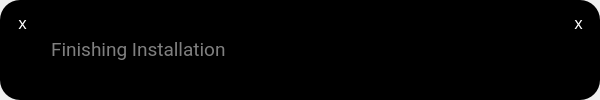
<?xml version="1.0" encoding="UTF-8"?>
<ui version="4.0">
 <class>init</class>
 <widget class="QDialog" name="init">
  <property name="geometry">
   <rect>
    <x>0</x>
    <y>0</y>
    <width>600</width>
    <height>100</height>
   </rect>
  </property>
  <property name="sizePolicy">
   <sizepolicy hsizetype="Fixed" vsizetype="Fixed">
    <horstretch>0</horstretch>
    <verstretch>0</verstretch>
   </sizepolicy>
  </property>
  <property name="minimumSize">
   <size>
    <width>600</width>
    <height>100</height>
   </size>
  </property>
  <property name="maximumSize">
   <size>
    <width>600</width>
    <height>100</height>
   </size>
  </property>
  <property name="cursor">
   <cursorShape>ArrowCursor</cursorShape>
  </property>
  <property name="windowTitle">
   <string>Make Python Starter</string>
  </property>
  <property name="windowIcon">
   <iconset>
    <normaloff>icon.png</normaloff>icon.png</iconset>
  </property>
  <property name="statusTip">
   <string/>
  </property>
  <property name="styleSheet">
   <string notr="true"/>
  </property>
  <widget class="QLabel" name="bg">
   <property name="enabled">
    <bool>true</bool>
   </property>
   <property name="geometry">
    <rect>
     <x>0</x>
     <y>0</y>
     <width>600</width>
     <height>100</height>
    </rect>
   </property>
   <property name="styleSheet">
    <string notr="true">background:rgb(0,0,0);
border:0px solid black;
border-radius: 20%;</string>
   </property>
   <property name="text">
    <string/>
   </property>
   <property name="alignment">
    <set>Qt::AlignCenter</set>
   </property>
  </widget>
  <widget class="QPushButton" name="unix_close">
   <property name="geometry">
    <rect>
     <x>6</x>
     <y>6</y>
     <width>33</width>
     <height>33</height>
    </rect>
   </property>
   <property name="font">
    <font>
     <family>CommercialPi BT</family>
     <pointsize>12</pointsize>
    </font>
   </property>
   <property name="styleSheet">
    <string notr="true">QPushButton{
	color: white;
	background-color: transparent;
	border: 0px solid white;
	border-radius: 15px;
}

QPushButton::hover{
	background-color: #1a1a1a;
}

QPushButton::pressed{
	background-color: #353534;
}</string>
   </property>
   <property name="text">
    <string>x</string>
   </property>
  </widget>
  <widget class="QWidget" name="gridLayoutWidget">
   <property name="geometry">
    <rect>
     <x>40</x>
     <y>24</y>
     <width>521</width>
     <height>57</height>
    </rect>
   </property>
   <layout class="QGridLayout" name="gridLayout">
    <item row="0" column="0">
     <widget class="QPlainTextEdit" name="plainTextEdit">
      <property name="sizePolicy">
       <sizepolicy hsizetype="Expanding" vsizetype="Expanding">
        <horstretch>0</horstretch>
        <verstretch>0</verstretch>
       </sizepolicy>
      </property>
      <property name="maximumSize">
       <size>
        <width>16777215</width>
        <height>50</height>
       </size>
      </property>
      <property name="font">
       <font>
        <family>Roboto</family>
        <pointsize>14</pointsize>
       </font>
      </property>
      <property name="styleSheet">
       <string notr="true">color: white;
background: transparent;
padding: 7%;</string>
      </property>
      <property name="inputMethodHints">
       <set>Qt::ImhMultiLine</set>
      </property>
      <property name="frameShape">
       <enum>QFrame::NoFrame</enum>
      </property>
      <property name="frameShadow">
       <enum>QFrame::Plain</enum>
      </property>
      <property name="verticalScrollBarPolicy">
       <enum>Qt::ScrollBarAlwaysOff</enum>
      </property>
      <property name="horizontalScrollBarPolicy">
       <enum>Qt::ScrollBarAlwaysOff</enum>
      </property>
      <property name="lineWrapMode">
       <enum>QPlainTextEdit::NoWrap</enum>
      </property>
      <property name="readOnly">
       <bool>true</bool>
      </property>
      <property name="maximumBlockCount">
       <number>2</number>
      </property>
      <property name="centerOnScroll">
       <bool>true</bool>
      </property>
      <property name="placeholderText">
       <string>Finishing Installation</string>
      </property>
     </widget>
    </item>
    <item row="0" column="1">
     <widget class="QPlainTextEdit" name="installTextEdit">
      <property name="sizePolicy">
       <sizepolicy hsizetype="Expanding" vsizetype="Expanding">
        <horstretch>0</horstretch>
        <verstretch>0</verstretch>
       </sizepolicy>
      </property>
      <property name="maximumSize">
       <size>
        <width>16777215</width>
        <height>50</height>
       </size>
      </property>
      <property name="font">
       <font>
        <family>Roboto</family>
        <pointsize>14</pointsize>
       </font>
      </property>
      <property name="styleSheet">
       <string notr="true">color: white;
background: transparent;
padding: 7%;</string>
      </property>
      <property name="inputMethodHints">
       <set>Qt::ImhMultiLine</set>
      </property>
      <property name="frameShape">
       <enum>QFrame::NoFrame</enum>
      </property>
      <property name="frameShadow">
       <enum>QFrame::Plain</enum>
      </property>
      <property name="verticalScrollBarPolicy">
       <enum>Qt::ScrollBarAlwaysOff</enum>
      </property>
      <property name="horizontalScrollBarPolicy">
       <enum>Qt::ScrollBarAlwaysOff</enum>
      </property>
      <property name="lineWrapMode">
       <enum>QPlainTextEdit::NoWrap</enum>
      </property>
      <property name="readOnly">
       <bool>true</bool>
      </property>
      <property name="plainText">
       <string/>
      </property>
      <property name="maximumBlockCount">
       <number>2</number>
      </property>
      <property name="centerOnScroll">
       <bool>true</bool>
      </property>
      <property name="placeholderText">
       <string/>
      </property>
     </widget>
    </item>
   </layout>
  </widget>
  <widget class="QPushButton" name="win_close">
   <property name="geometry">
    <rect>
     <x>562</x>
     <y>6</y>
     <width>33</width>
     <height>33</height>
    </rect>
   </property>
   <property name="font">
    <font>
     <family>CommercialPi BT</family>
     <pointsize>12</pointsize>
    </font>
   </property>
   <property name="styleSheet">
    <string notr="true">QPushButton{
	color: white;
	background-color: transparent;
	border: 0px solid white;
	border-radius: 15px;
}

QPushButton::hover{
	background-color: #1a1a1a;
}

QPushButton::pressed{
	background-color: #353534;
}</string>
   </property>
   <property name="text">
    <string>x</string>
   </property>
  </widget>
  <zorder>bg</zorder>
  <zorder>gridLayoutWidget</zorder>
  <zorder>unix_close</zorder>
  <zorder>win_close</zorder>
 </widget>
 <resources/>
 <connections/>
</ui>
